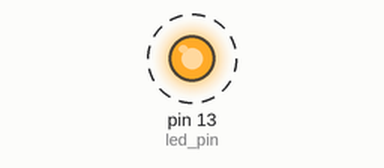
Recording of a sketch running on a simulated Arduino Uno, built with avr-gcc and run on an emulated ATmega328P. Parts: output pins drawn as LEDs (lit = HIGH). Dashed ring = blinking.

Above: at 0.2 s.
Timing chart, 0 to 3.0 s (numbered marks = the images above):
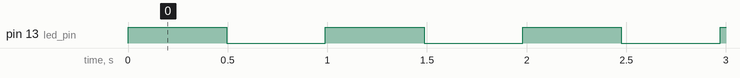

Measured:
- by itself, pin 13 (led_pin): alternates HIGH for 0.50 s and LOW for 0.50 s

The sketch:

toggleLED.ino
```cpp
#include <Arduino.h>
#include <Arduino_FreeRTOS.h>
static const char led_pin = LED_BUILTIN;

// Our task: blink an LED
void toggleLED(void *parameter) {
  while(1)
  {
    digitalWrite(led_pin, HIGH);
    vTaskDelay(500/portTICK_PERIOD_MS); // tick period (can be scaled)
    digitalWrite(led_pin, LOW);
    vTaskDelay(500/portTICK_PERIOD_MS); // Both lines do delay for 500ms
  }
}


// the setup function runs once when you press reset or power the board
void setup() {
  // initialize digital pin LED_BUILTIN as an output.
  pinMode(LED_BUILTIN, OUTPUT);

  xTaskCreate(
    toggleLED,  // Function to be called
    "Toggle LED",  // Name of task for humans
    128,  // Stack size
    NULL,  // Parameter to pass to the task
    1, // Task priority ( 0~24, 0 is the lowest priority)
    NULL  // Task handler
  );  // More arguments like core number in other MCs
}

// the loop function runs over and over again forever
void loop()
{

}
```
